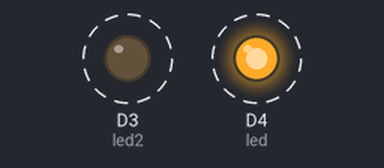
The program below on a simulated Raspberry Pi (BCM pin numbers) with a GrovePi. Shown: output pins drawn as LEDs (lit = HIGH). Dashed ring = blinking. What the program prints to the terminal is not drawn.

Above: at 2.5 s.
Timing chart, 0 to 6.6 s (numbered marks = the images above):
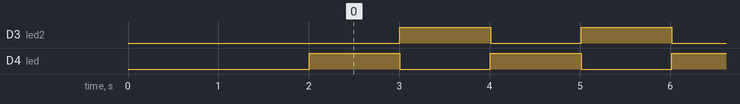

Measured:
- by itself, D3 (led2), D4 (led): alternates HIGH for 1.0 s and LOW for 1.0 s

The program:

ex2.py
```python
#!/usr/bin/env python

# GrovePi LED blink Example for the Grove LED Socket (http://www.seeedstudio.com/wiki/Grove_-_LED_Socket_Kit)
#
# The GrovePi connects the Raspberry Pi and Grove sensors.  You can learn more about GrovePi here:  http://www.dexterindustries.com/GrovePi
#
# Have a question about this example?  Ask on the forums here:  http://forum.dexterindustries.com/c/grovepi
#
'''
## License

The MIT License (MIT)

GrovePi for the Raspberry Pi: an open source platform for connecting Grove Sensors to the Raspberry Pi.
Copyright (C) 2017  Dexter Industries

Permission is hereby granted, free of charge, to any person obtaining a copy
of this software and associated documentation files (the "Software"), to deal
in the Software without restriction, including without limitation the rights
to use, copy, modify, merge, publish, distribute, sublicense, and/or sell
copies of the Software, and to permit persons to whom the Software is
furnished to do so, subject to the following conditions:

The above copyright notice and this permission notice shall be included in
all copies or substantial portions of the Software.

THE SOFTWARE IS PROVIDED "AS IS", WITHOUT WARRANTY OF ANY KIND, EXPRESS OR
IMPLIED, INCLUDING BUT NOT LIMITED TO THE WARRANTIES OF MERCHANTABILITY,
FITNESS FOR A PARTICULAR PURPOSE AND NONINFRINGEMENT. IN NO EVENT SHALL THE
AUTHORS OR COPYRIGHT HOLDERS BE LIABLE FOR ANY CLAIM, DAMAGES OR OTHER
LIABILITY, WHETHER IN AN ACTION OF CONTRACT, TORT OR OTHERWISE, ARISING FROM,
OUT OF OR IN CONNECTION WITH THE SOFTWARE OR THE USE OR OTHER DEALINGS IN
THE SOFTWARE.
'''

import time
from grovepi import *

# Connect the Grove LED to digital port D4
led = 4

pinMode(led,"OUTPUT")
time.sleep(1)

led2 = 3
pinMode(led2,"OUTPUT")
time.sleep(1)

print ("This example will blink a Grove LED connected to the GrovePi+ on the port D{}.\nIf you're having trouble seeing the LED blink, be sure to check the LED connection and the port number.\nYou may also try reversing the direction of the LED on the sensor.".format(led))
print (" ")
print ("Connect the LED to the D{} port !".format(led))


flag = True
while True:
    try:

        if flag == True:

            #Blink the LED
            digitalWrite(led,1)		# Send HIGH to switch on LED
            digitalWrite(led2,0)		# Send LOW to switch off LED
            time.sleep(1)
            print ("Bip")
            flag = False

        else:
            digitalWrite(led2,1)		# Send HIGH to switch on LED
            digitalWrite(led,0)		# Send LOW to switch off LED
            print ("Boop !")
            time.sleep(1)
            flag = True


    except KeyboardInterrupt:	# Turn LED off before stopping
        digitalWrite(led,0)
        break
    except IOError:				# Print "Error" if communication error encountered
        print ("Error")
```
